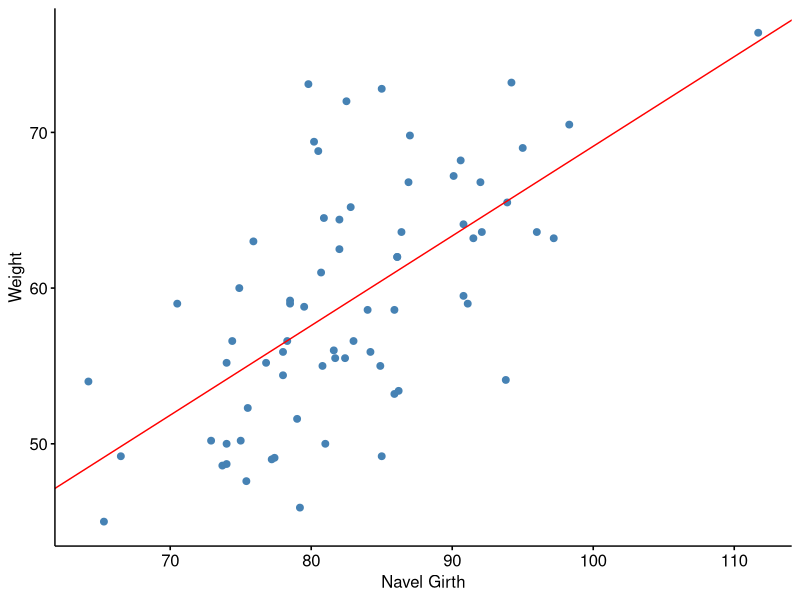

Reproduce this figure in R. (Note: this script raises an error after producing the figure.)
## ---- chunk 1
set.seed(7246)
library(tidyverse)
library(car)
library(ggpubr)
datos = read.csv2("EP09 Datos.csv")
datos_filtrados_conNavel = datos %>% filter(Gender == 0) %>% sample_n(100) %>% select(-Gender)

datos_filtrados = datos_filtrados_conNavel[sample(1:24, 8, replace = FALSE)]
datos_filtrados = mutate(datos_filtrados, Navel.Girth = datos_filtrados_conNavel$Navel.Girth)

## ---- chunk 2
datos_trabajar = datos_filtrados %>% sample_n(70) 

# Obtener los otros 30 datos
datos_sobrantes = anti_join(datos_filtrados, datos_trabajar)
## ---- chunk 3
summary(lm(Weight ~ Navel.Girth, data = datos_trabajar))
modelo <- lm(Weight ~ Navel.Girth, data = datos_trabajar)
modelo_ant <- modelo
## ---- chunk 4
modelo_nulo <- lm(Weight ~ 1, data = datos_trabajar)
modelo_completo <- lm(Weight ~ . , data = datos_trabajar)
paso <- add1(modelo_nulo, scope = modelo_completo, test = "F")
print(paso, digits = 3, signif.legend=FALSE)
## ---- chunk 5
nuevo_modelo <- update(modelo_nulo, . ~ . + Chest.Girth)
print(summary(nuevo_modelo))

paso <- add1(nuevo_modelo, scope = modelo_completo, test = "F")
print(paso, digits = 3, signif.legend=FALSE)
## ---- chunk 6
nuevo_modelo <- update(nuevo_modelo, . ~ . + Height)
print(summary(nuevo_modelo))

paso <- add1(nuevo_modelo, scope = modelo_completo, test = "F")
print(paso, digits = 3, signif.legend=FALSE)
## ---- chunk 7
nuevo_modelo <- update(nuevo_modelo, . ~ . + Bicep.Girth)
print(summary(nuevo_modelo))

## ---- chunk 8
g <- ggscatter(datos_trabajar, x = "Navel.Girth", y = "Weight", color = "steelblue",fill="steelblue")

g<- g + geom_abline(intercept = coef(modelo_ant)[1], slope =coef(modelo_ant)[2], color = "red")

g<-g+labs(x = "Navel Girth",y = "Weight")
print(g)

## ---- chunk 9
residualPlots(modelo_ant)

## ---- chunk 10
print(durbinWatsonTest(modelo_ant))
## ---- chunk 11
print(ncvTest(modelo_ant))
## ---- chunk 12
print(influencePlot(modelo_ant))
## ---- chunk 13
apply(datos_trabajar[,c("Chest.Girth","Height","Bicep.Girth")], 2, var)
## ---- chunk 14
residual_plots <- residualPlots(lm(Weight ~ Chest.Girth + Height + Bicep.Girth , data = datos_trabajar))
## ---- chunk 15
print(shapiro.test(residuals(nuevo_modelo)))
## ---- chunk 16
print(ncvTest(nuevo_modelo))
## ---- chunk 17
print(durbinWatsonTest(modelo))
## ---- chunk 18
print(vif(nuevo_modelo))
## ---- chunk 19
print(influencePlot(nuevo_modelo))
## ---- chunk 20
summary(nuevo_modelo)
print(influencePlot(nuevo_modelo))
## ---- chunk 21
datos_trabajaraux <- datos_trabajar[-c(25, 28), ]
modelo <- lm(Weight ~ Chest.Girth + Height + Bicep.Girth, data = datos_trabajaraux)
summary(modelo)
print(influencePlot(modelo))
## ---- chunk 22
datos_trabajar = datos_trabajaraux
## ---- chunk 23

modelo_simple <- lm(Weight ~ Navel.Girth, data = datos_trabajar)
modelo_multiple <- lm(Weight ~ Chest.Girth + Height + Bicep.Girth, data = datos_trabajar)
# Predicciones y RMSE
rmse <- function(actual, predicted) {
  sqrt(mean((actual - predicted)^2))
}

# Calcular RMSE
rmse_train_simple <- rmse(datos_trabajar$Weight, predict(modelo_simple, newdata = datos_trabajar))
rmse_test_simple <- rmse(datos_sobrantes$Weight, predict(modelo_simple, newdata = datos_sobrantes))

# Cambio porcentual en el error
cambio_error_simple <- ((rmse_test_simple - rmse_train_simple) / rmse_train_simple) * 100

# Modelo múltiple
modelo_multiple <- lm(Weight ~ Chest.Girth + Height + Bicep.Girth, data = datos_trabajar)

# Calcular RMSE
rmse_train_multiple <- rmse(datos_trabajar$Weight, predict(modelo_multiple, newdata = datos_trabajar))
rmse_test_multiple <- rmse(datos_sobrantes$Weight, predict(modelo_multiple, newdata = datos_sobrantes))

# Cambio porcentual en el error
cambio_error_multiple <- ((rmse_test_multiple - rmse_train_multiple) / rmse_train_multiple) * 100

# Resultados
cat("Modelo Simple:\n")
cat("RMSE para entrenamiento:", round(rmse_train_simple, 3), "\n")
cat("RMSE para prueba:", round(rmse_test_simple, 3), "\n")
cat("Cambio porcentual en el error:", round(cambio_error_simple, 2), "%\n")

cat("Modelo Múltiple:\n")
cat("RMSE para entrenamiento:", round(rmse_train_multiple, 3), "\n")
cat("RMSE para prueba:", round(rmse_test_multiple, 3), "\n")
cat("Cambio porcentual en el error:", round(cambio_error_multiple, 2), "%\n")

